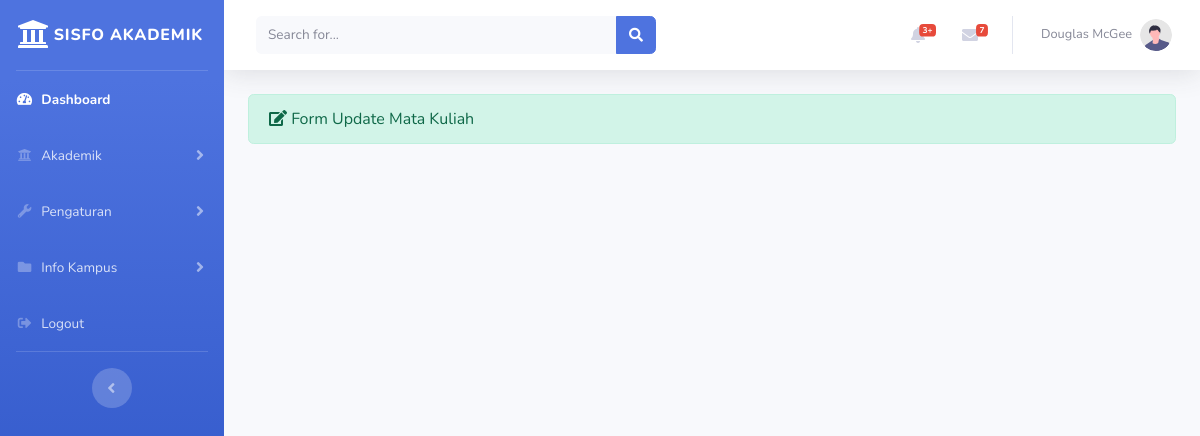
/index.php/administrator/matakuliah/update/MKK03, run on an earlier commit of the app's database.
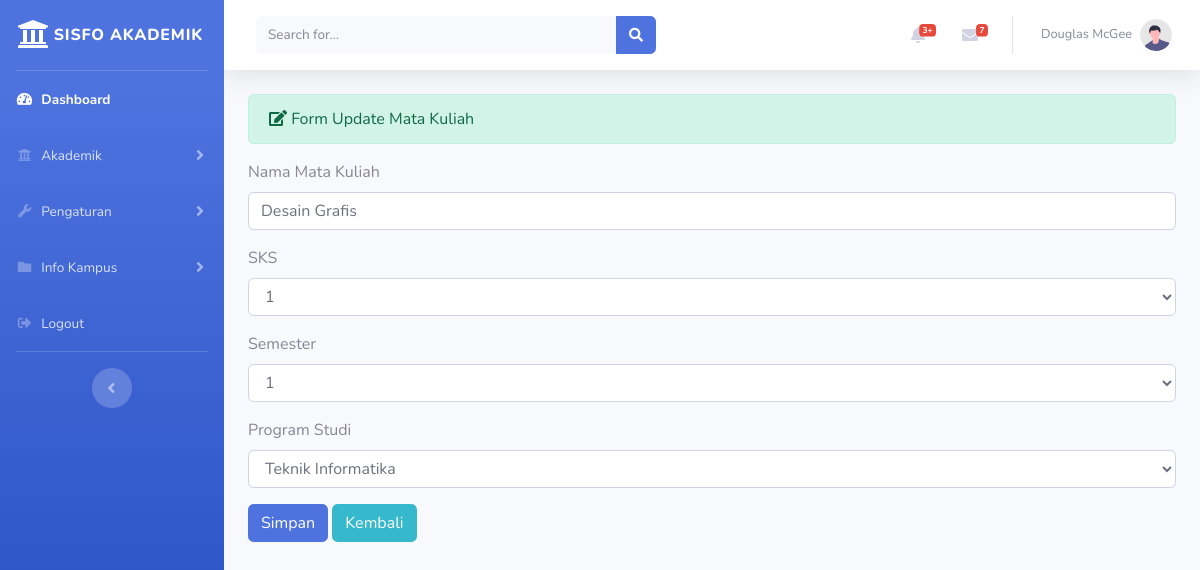
And on a later commit of the database.
### tables this page shows
CREATE TABLE `matakuliah` (
  `kode_matakuliah` varchar(10) NOT NULL,
  `nama_matakuliah` varchar(100) NOT NULL,
  `sks` int(5) NOT NULL,
  `semester` int(10) NOT NULL,
  `nama_prodi` varchar(100) NOT NULL
);

CREATE TABLE `prodi` (
  `id_prodi` int(11) NOT NULL,
  `kode_prodi` varchar(20) NOT NULL,
  `nama_prodi` varchar(25) NOT NULL,
  `nama_jurusan` varchar(25) NOT NULL
);

### application/controllers/administrator/matakuliah.php (called while the page is built, shortened)
<?php
	class Matakuliah extends CI_Controller
	{
	public function update($id)
	{
			$data['matakuliah'] = $this->db->query("SELECT * FROM matakuliah mk, prodi prd where mk.nama_prodi=prd.nama_prodi and mk.kode_matakuliah='$id'")->result();
			$data['prodi'] = $this->matakuliah_model->tampil_data('prodi')->result();
			$this->load->view('templates_administrator/header');
			$this->load->view('templates_administrator/sidebar');
			$this->load->view('administrator/matakuliah_update',$data);
			$this->load->view('templates_administrator/footer');
	}
}
?>

### index.php (called while the page is built, shortened)
<?php
require_once BASEPATH.'core/CodeIgniter.php';

### application/views/administrator/matakuliah_update.php (the view, shortened to what this page needs)
<div class="container-fluid">
	<div class="alert alert-success" role="alert">
    	<i class="fas fa-edit"> </i> Form Update Mata Kuliah
    </div>
    <?php foreach($matakuliah as $mk) : ?>
    	<form method="POST" action="<?php echo base_url('administrator/matakuliah/update_aksi') ?>">
		<div class="form-group">
			<label>Nama Mata Kuliah</label>
			<input type="text" name="nama_matakuliah" class="form-control" value="<?php echo $mk->nama_matakuliah ?>">
		</div>
		<div class="form-group">
			<label>SKS</label>
			<select name="sks" class="form-control">
				<option><?php echo $mk->sks ?></option>
			</select>
		</div>
		<div class="form-group">
			<label>Semester</label>
			<select name="semester" class="form-control">
				<option><?php echo $mk->semester ?></option>
			</select>
		</div>
		<div class="form-group">
			<label>Program Studi</label>
			<select name="nama_prodi" class="form-control">
				<option><?php echo $mk->nama_prodi ?></option>
			</select>
		</div>
		<button type="submit" class="btn btn-primary">Simpan</button>
		<?php echo anchor('administrator/matakuliah','<div class="btn btn-info">Kembali</div>') ?>
    <?php endforeach ?>
	</form>
</div>

What changed in the data, as far as the page shows it:
added matakuliah: nama_matakuliah "Desain Grafis", sks "1", semester "1", nama_prodi "Teknik Informatika"
